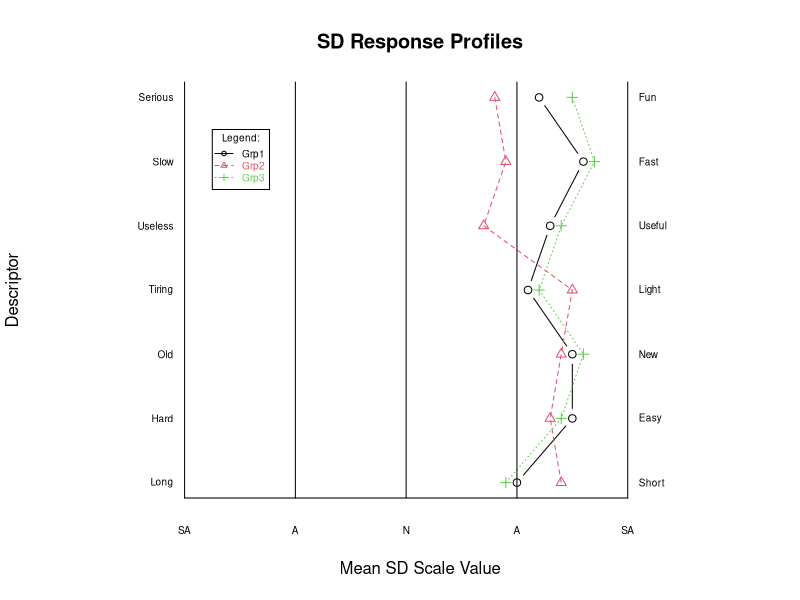

R code for this plot:
sdRplot<-function(nx,sl,ny,x)
#
# R function that can be used for creating Semantic Differential 
# (SD) inventory plots.  The input arguments for the function are:
#   nx - number of levels in scale, e.g., 5
#   sl - scale labels as a list, e.g. c("SD","D","N","A","SA")
#   ny - number of descriptor items in the inventory
#   x - data matrix: 
#              col1: low-end descriptors 
#              col2: high-end descriptors
#              col3-onwards: mean scale values for each group
# The names of the columns (col 3 and above) of the data matrix 
# (e.g., dimnames(x[[2]][3:ncol(x)])) are used for labelling 
# the groups in the legend.
# Author: Justine Leon A. Uro (justineuro.moin@gmail.com) 
# Date: 19 October 2011
#
# Example:
# low<-c("Serious","Slow","Useless","Tiring","Old","Hard","Long")
# high<-c("Fun","Fast","Useful","Light","New","Easy","Short")
# scale<-c("SA","A","N","A","SA")
# grp1means<-c(4.2,4.6,4.3,4.1,4.5,4.5,4.0)
# grp2means<-c(3.8,3.9,3.7,4.5,4.4,4.3,4.4)
# grp3means<-c(4.5,4.7,4.4,4.2,4.6,4.4,3.9)
# data<-matrix(
#      cbind(low,high,grp1means,grp2means,grp3means),
#      nrow=7,ncol=5,byrow=FALSE,
#      dimnames=list(c("I1","I2","I3","I4","I5","I6","I7"),
#                    c("Low","High","Grp1","Grp2","Grp3"))
#     )
# sdRplot(5,scale,7,data)
#
{
NSCALE<-nx
NLAB<-ny
NRW<-nrow(x)
NCL<-ncol(x)
NGRP<-ncol(x)-2
GRPNMS<-dimnames(x)[[2]][3:NCL]
yval<-NLAB:1
labvaln<-x[,1]
labvalp<-x[,2]
plot(x[,3],yval,axes=F,pch=1,col=1,type="b",
     xlab="Mean SD Scale Value",ylab="Descriptor",
     xlim=c(0.30,NSCALE+0.95),
     lab=c(NSCALE,NLAB+2,1),mgp=c(3,1,0),xaxs="r",
     mar=c(7,7,1,1)
     )
title(main="SD Response Profiles",
      sub="",
      cex.sub=0.50
      )
legend(1.25,NLAB-0.5,title="Legend:",GRPNMS,
       title.col="black",
       text.col=1:NGRP,
       pch=1:NGRP,lty=1:NGRP,
       col=1:NGRP,cex=0.60
       )
  for(i in 2:NGRP)
  {
    points(x[,i+2],yval,pch=i,col=i)
    lines(x[,i+2],yval,pch=i,col=i,lty=i)
  }     
axis(1,tck=1,at=c(1:NSCALE),labels=sl,cex.axis=0.60)
  for (i in 1:NLAB)
  {
    text(0.90,yval[i],label=labvaln[i],adj=1,cex=0.60)
    text(NSCALE+0.10,yval[i],label=labvalp[i],adj=0,cex=0.60)
  }
}
#
##
###
# Example
low<-c("Serious","Slow","Useless","Tiring","Old","Hard","Long")
high<-c("Fun","Fast","Useful","Light","New","Easy","Short")
scale<-c("SA","A","N","A","SA")
grp1means<-c(4.2,4.6,4.3,4.1,4.5,4.5,4.0)
grp2means<-c(3.8,3.9,3.7,4.5,4.4,4.3,4.4)
grp3means<-c(4.5,4.7,4.4,4.2,4.6,4.4,3.9)
data<-matrix(
    cbind(low,high,grp1means,grp2means,grp3means),
    nrow=7,ncol=5,byrow=FALSE,
    dimnames=list(c("I1","I2","I3","I4","I5","I6","I7"),
                    c("Low","High","Grp1","Grp2","Grp3"))
   )
sdRplot(5,scale,7,data)
#